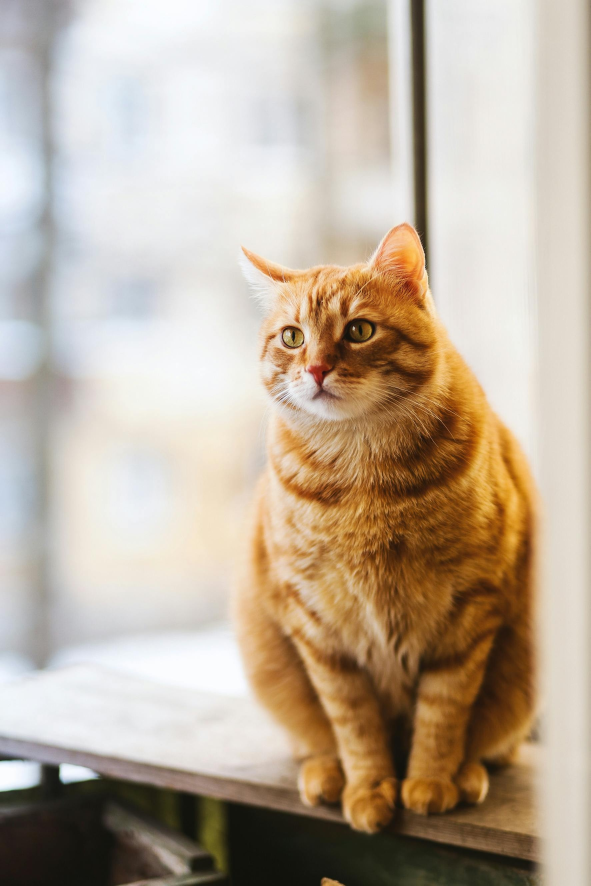
#> input picture cat.jpg, 1771 x 2657 px (shown at 1/3 size)
$ python trim.py
#> lines starting #> are read from the running program, lines starting #| are printed output that depends on the picture
import cv2

img = cv2.imread('cat.jpg')
#> img is the input picture: shape (2657, 1771, 3); mean B, G, R 156.2, 173.8, 188.7

print(img.shape)
#| (2657, 1771, 3)

res = img[1:950, 10:1200]
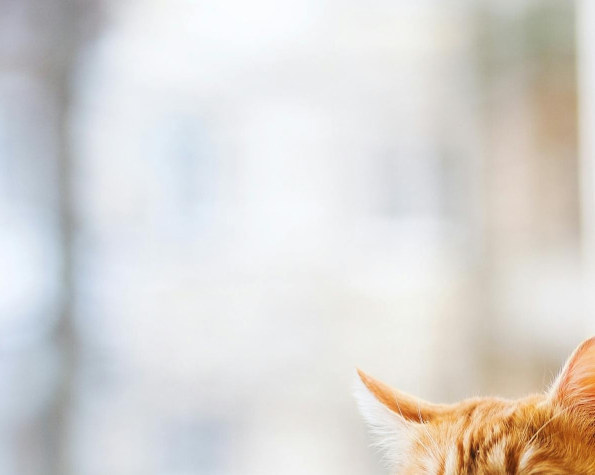
#> res: shape (949, 1190, 3) (shown at 1/2 size); mean B, G, R 211.6, 214.9, 217.7

cv2.imwrite('test.jpg',res)

$ run again, with face.jpg copied over cat.jpg
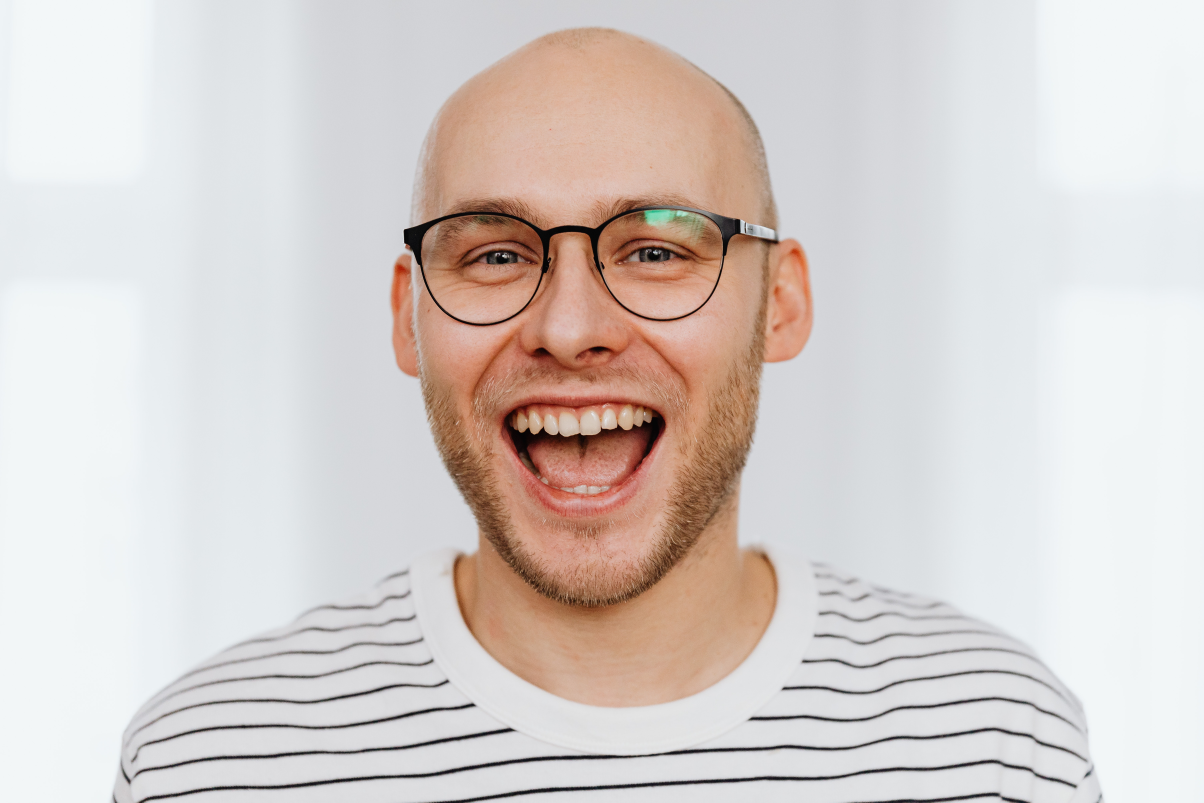
#> input picture face.jpg, 6019 x 4013 px (shown at 1/5 size)
#> img is the input picture: shape (4013, 6019, 3); mean B, G, R 203.2, 206.6, 214.8
#| (4013, 6019, 3)
#> `res = img[1:950, 10:1200]`:
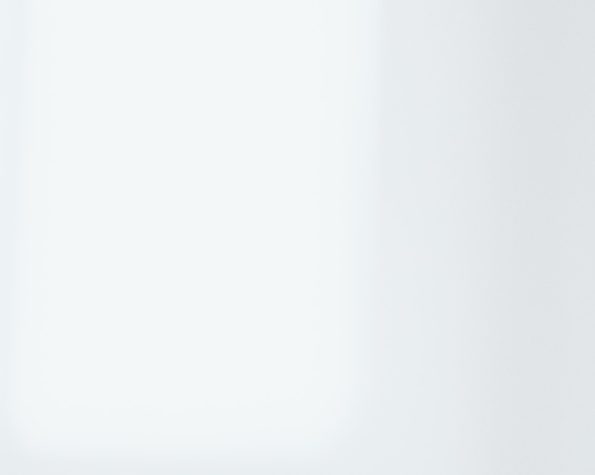
#> res: shape (949, 1190, 3) (shown at 1/2 size); mean B, G, R 242.6, 240.6, 236.4

$ run again, with hand2.jpg copied over cat.jpg
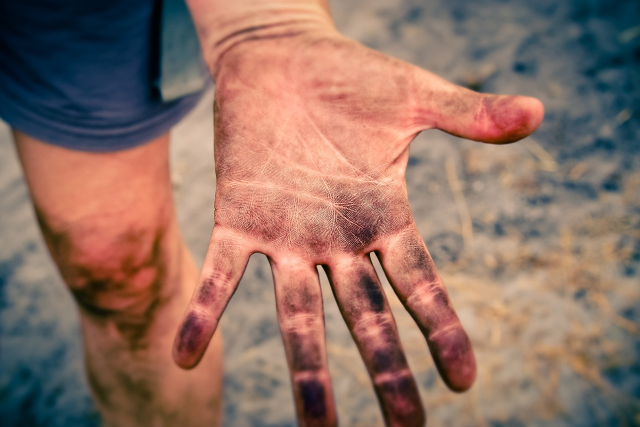
#> input picture hand2.jpg, 1280 x 853 px (shown at 1/2 size)
#> img is the input picture: shape (853, 1280, 3); mean B, G, R 100.2, 112.1, 143.6
#| (853, 1280, 3)
#> `res = img[1:950, 10:1200]`:
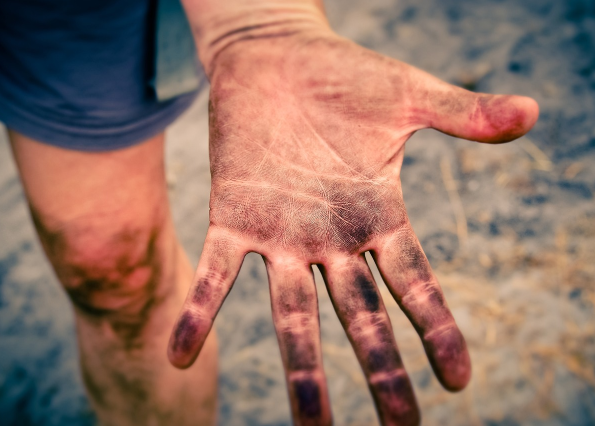
#> res: shape (852, 1190, 3) (shown at 1/2 size); mean B, G, R 101, 113.8, 148.6

$ run again, with hand3.jpg copied over cat.jpg
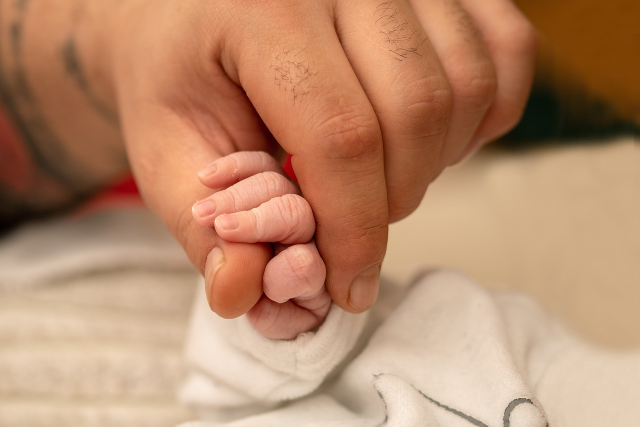
#> input picture hand3.jpg, 1280 x 853 px (shown at 1/2 size)
#> img is the input picture: shape (853, 1280, 3); mean B, G, R 108.2, 139.4, 185.5
#| (853, 1280, 3)
#> `res = img[1:950, 10:1200]`:
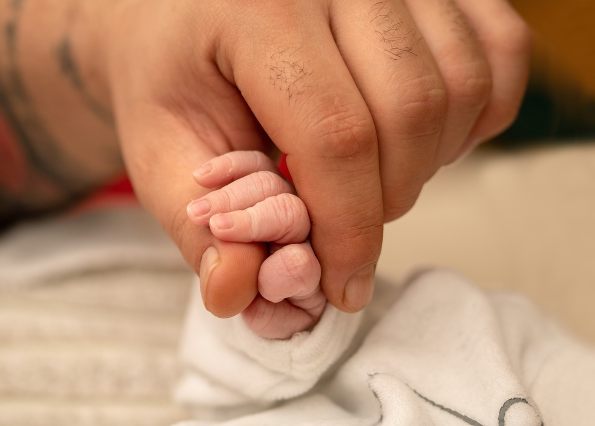
#> res: shape (852, 1190, 3) (shown at 1/2 size); mean B, G, R 108.9, 139.6, 186.5
